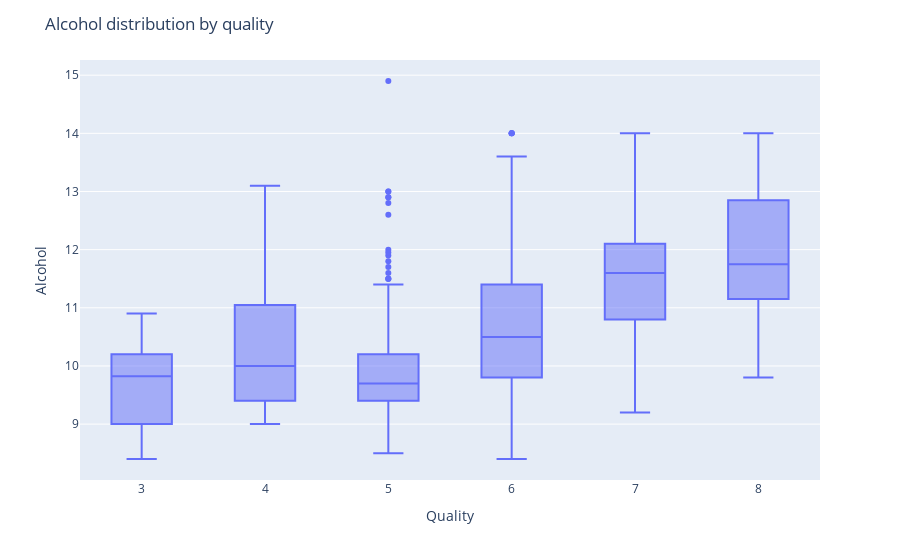

This figure's notebook cell:
### Code cell
# plot boxplots x=quality, y=alcohol
fig = px.box(data, x="quality", y="alcohol")
fig.update_layout(title='Alcohol distribution by quality', xaxis_title='Quality', yaxis_title='Alcohol')
fig.show()

### Figure 1 — Plotly figure (JSON) as saved in the notebook; plotly's stock layout.template omitted (floating-point values rounded to 4 significant figures; data arrays with more than 128 entries replaced by an {"elided": "..."} marker saying what was removed)
{"data": [{"alignmentgroup": "True", "hovertemplate": "quality=%{x}<br>alcohol=%{y}<extra></extra>", "legendgroup": "", "marker": {"color": "#636efa"}, "name": "", "notched": false, "offsetgroup": "", "orientation": "v", "showlegend": false, "type": "box", "x": {"elided": "1143 int values"}, "x0": " ", "xaxis": "x", "y": {"elided": "1143 float values"}, "y0": " ", "yaxis": "y"}], "layout": {"boxmode": "group", "legend": {"tracegroupgap": 0}, "margin": {"t": 60}, "title": {"text": "Alcohol distribution by quality"}, "xaxis": {"anchor": "y", "domain": [0, 1], "title": {"text": "Quality"}}, "yaxis": {"anchor": "x", "domain": [0, 1], "title": {"text": "Alcohol"}}}}
